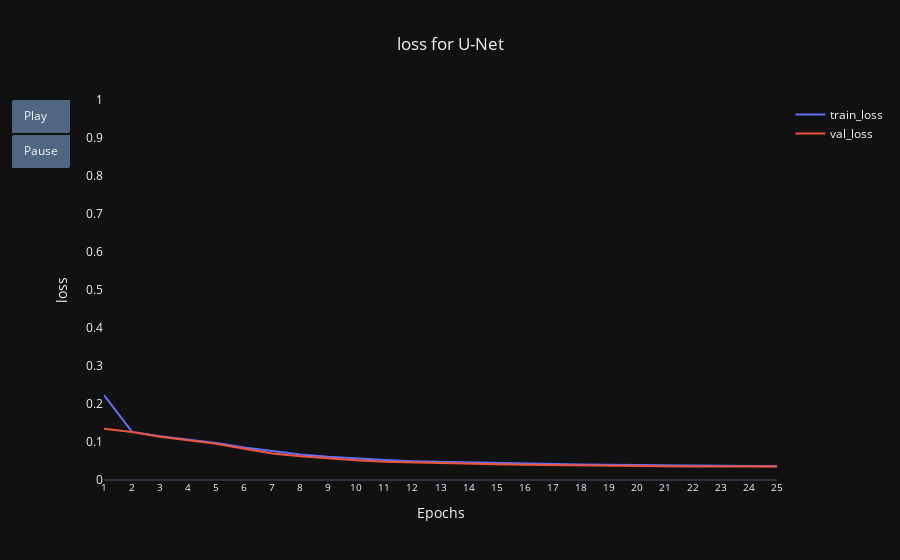

Notebook source saved alongside this figure:
### Code cell
mode2 = modes2[0]
animate_plot(
    U_Net_hist,
    Plot_mode=mode2,
    delay=75,
    streamlit=False,
    title=mode2+" for U-Net",
    autorange=False,
    SHOW_GRID=False,
)

### Figure 1 — Plotly figure (JSON) as saved in the notebook; plotly's stock layout.template omitted (floating-point values rounded to 4 significant figures)
{"data": [{"name": "train_loss", "type": "scatter", "x": [1, 2, 3, 4, 5, 6, 7, 8, 9, 10, 11, 12, 13, 14, 15, 16, 17, 18, 19, 20, 21, 22, 23, 24, 25], "y": [0.2233, 0.1266, 0.1151, 0.1061, 0.0971, 0.0854, 0.0757, 0.067, 0.0609, 0.0562, 0.0524, 0.0495, 0.0478, 0.0459, 0.0446, 0.0435, 0.0422, 0.0408, 0.0401, 0.0392, 0.0386, 0.038, 0.0372, 0.0368, 0.0362]}, {"name": "val_loss", "type": "scatter", "x": [1, 2, 3, 4, 5, 6, 7, 8, 9, 10, 11, 12, 13, 14, 15, 16, 17, 18, 19, 20, 21, 22, 23, 24, 25], "y": [0.135, 0.1266, 0.1141, 0.1046, 0.0952, 0.0824, 0.0695, 0.0627, 0.0568, 0.0518, 0.0478, 0.0459, 0.0438, 0.0429, 0.0412, 0.0403, 0.0391, 0.0387, 0.0371, 0.0372, 0.0359, 0.0357, 0.036, 0.0356, 0.0355]}], "layout": {"hovermode": "x unified", "showlegend": true, "title": {"text": "loss for U-Net", "x": 0.5}, "updatemenus": [{"buttons": [{"args": [null, {"frame": {"duration": 75, "redraw": false}, "fromcurrent": true, "transition": {"duration": 50, "easing": "quadratic-in-out"}}], "label": "Play", "method": "animate"}, {"args": [[null], {"frame": {"duration": 0, "redraw": false}, "mode": "immediate", "transition": {"duration": 0}}], "label": "Pause", "method": "animate"}], "showactive": false, "type": "buttons"}], "xaxis": {"autorange": false, "dtick": 1, "range": [1, 25], "showgrid": false, "tick0": 0, "tickfont": {"size": 10}, "tickmode": "linear", "title": {"text": "Epochs"}}, "yaxis": {"autorange": false, "dtick": 0.1, "range": [0, 1], "showgrid": false, "tick0": 0, "tickmode": "linear", "title": {"text": "loss"}}}}
